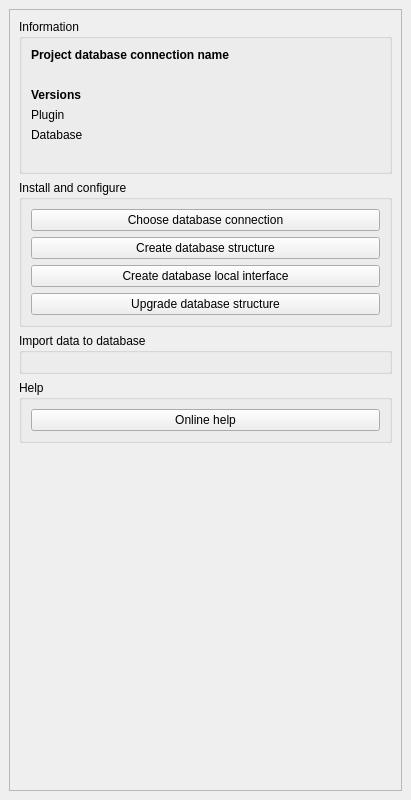
<?xml version="1.0" encoding="UTF-8"?>
<ui version="4.0">
 <class>PluginDockWidgetBase</class>
 <widget class="QDockWidget" name="PluginDockWidgetBase">
  <property name="geometry">
   <rect>
    <x>0</x>
    <y>0</y>
    <width>411</width>
    <height>800</height>
   </rect>
  </property>
  <property name="windowTitle">
   <string>CartAds</string>
  </property>
  <widget class="QWidget" name="dockWidgetContents">
   <layout class="QGridLayout" name="gridLayout">
    <item row="0" column="0">
     <widget class="QScrollArea" name="scrollArea">
      <property name="widgetResizable">
       <bool>true</bool>
      </property>
      <widget class="QWidget" name="scrollAreaWidgetContents">
       <property name="geometry">
        <rect>
         <x>0</x>
         <y>0</y>
         <width>391</width>
         <height>759</height>
        </rect>
       </property>
       <layout class="QVBoxLayout" name="verticalLayout">
        <item>
         <widget class="QGroupBox" name="groupBox_6">
          <property name="title">
           <string>Information</string>
          </property>
          <layout class="QVBoxLayout" name="verticalLayout_7">
           <item>
            <layout class="QGridLayout" name="gridLayout_2">
             <item row="1" column="0">
              <widget class="QLabel" name="database_connection_name">
               <property name="text">
                <string/>
               </property>
               <property name="wordWrap">
                <bool>true</bool>
               </property>
              </widget>
             </item>
             <item row="4" column="0">
              <layout class="QFormLayout" name="formLayout">
               <item row="1" column="0">
                <widget class="QLabel" name="label">
                 <property name="text">
                  <string>Plugin</string>
                 </property>
                </widget>
               </item>
               <item row="1" column="1">
                <widget class="QLabel" name="plugin_version">
                 <property name="text">
                  <string/>
                 </property>
                 <property name="wordWrap">
                  <bool>true</bool>
                 </property>
                </widget>
               </item>
               <item row="2" column="0">
                <widget class="QLabel" name="label_4">
                 <property name="text">
                  <string>Database</string>
                 </property>
                </widget>
               </item>
               <item row="2" column="1">
                <widget class="QLabel" name="database_version">
                 <property name="text">
                  <string/>
                 </property>
                 <property name="wordWrap">
                  <bool>true</bool>
                 </property>
                </widget>
               </item>
              </layout>
             </item>
             <item row="0" column="0">
              <widget class="QLabel" name="label_2">
               <property name="font">
                <font>
                 <weight>75</weight>
                 <bold>true</bold>
                </font>
               </property>
               <property name="text">
                <string>Project database connection name</string>
               </property>
              </widget>
             </item>
             <item row="2" column="0">
              <widget class="QLabel" name="label_6">
               <property name="font">
                <font>
                 <weight>75</weight>
                 <bold>true</bold>
                </font>
               </property>
               <property name="text">
                <string>Versions</string>
               </property>
              </widget>
             </item>
             <item row="5" column="0">
              <widget class="QLabel" name="version_comment">
               <property name="text">
                <string/>
               </property>
               <property name="wordWrap">
                <bool>true</bool>
               </property>
              </widget>
             </item>
            </layout>
           </item>
          </layout>
         </widget>
        </item>
        <item>
         <widget class="QGroupBox" name="groupBox">
          <property name="title">
           <string>Install and configure</string>
          </property>
          <layout class="QVBoxLayout" name="verticalLayout_2">
           <item>
            <widget class="QPushButton" name="button_configure_plugin">
             <property name="text">
              <string>Choose database connection</string>
             </property>
            </widget>
           </item>
           <item>
            <widget class="QPushButton" name="button_create_database_structure">
             <property name="text">
              <string>Create database structure</string>
             </property>
            </widget>
           </item>
           <item>
            <widget class="QPushButton" name="button_create_database_local_interface">
             <property name="text">
              <string>Create database local interface</string>
             </property>
            </widget>
           </item>
           <item>
            <widget class="QPushButton" name="button_upgrade_database_structure">
             <property name="text">
              <string>Upgrade database structure</string>
             </property>
            </widget>
           </item>
          </layout>
         </widget>
        </item>
        <item>
         <widget class="QGroupBox" name="groupBox_2">
          <property name="title">
           <string>Import data to database</string>
          </property>
          <layout class="QVBoxLayout" name="verticalLayout_3"/>
         </widget>
        </item>
        <item>
         <widget class="QGroupBox" name="groupBox_4">
          <property name="title">
           <string>Help</string>
          </property>
          <layout class="QVBoxLayout" name="verticalLayout_5">
           <item>
            <widget class="QPushButton" name="button_online_help">
             <property name="text">
              <string>Online help</string>
             </property>
            </widget>
           </item>
          </layout>
         </widget>
        </item>
        <item>
         <spacer name="verticalSpacer">
          <property name="orientation">
           <enum>Qt::Vertical</enum>
          </property>
          <property name="sizeHint" stdset="0">
           <size>
            <width>20</width>
            <height>40</height>
           </size>
          </property>
         </spacer>
        </item>
       </layout>
      </widget>
     </widget>
    </item>
   </layout>
  </widget>
 </widget>
 <tabstops>
  <tabstop>scrollArea</tabstop>
  <tabstop>button_configure_plugin</tabstop>
  <tabstop>button_create_database_structure</tabstop>
  <tabstop>button_create_database_local_interface</tabstop>
  <tabstop>button_upgrade_database_structure</tabstop>
  <tabstop>button_online_help</tabstop>
 </tabstops>
 <resources/>
 <connections/>
</ui>
